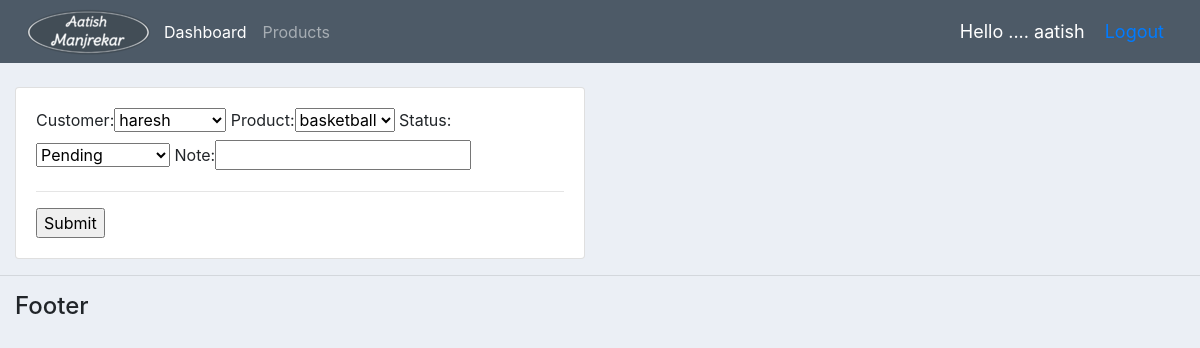
The page /update_order/1/ (signed in) on the database its author committed.
### accounts/models.py (models this page shows, shortened)
class Order(models.Model):
    STATUS = (
            ('Pending', 'Pending'),
            ('Out of delivery', 'Out of delivery'),
            ('Delivered', 'Delivered'),
            )
    customer= models.ForeignKey(Customer, null=True, on_delete=models.SET_NULL)
    product= models.ForeignKey(Product, null=True, on_delete=models.SET_NULL)
    date_created = models.DateTimeField(auto_now_add=True)
    status = models.CharField(max_length=200, null=True, choices=STATUS)
    note = models.CharField(max_length=1000, null=True)

### accounts/views.py (the view)
# urls.py: path('update_order/<str:pk>/', views.updateOrder, name='update_order'),
@login_required(login_url='login')
def updateOrder(request, pk):
    orders =Order.objects.get(id=pk)
    form = OrderForm(instance=orders)
    if request.method == 'POST':
        form = OrderForm(request.POST, instance=orders)
        if form.is_valid():
            form.save()
            return redirect('/')
    context = {'form': form}
    return render(request, 'accounts/update_form.html', context)

### accounts/forms.py
class OrderForm(ModelForm):
    class Meta:
        model = Order
        fields = '__all__'

### accounts/models.py (called while the page is built)
    def __str__(self):
        return self.name

    def __str__(self):
        return self.name

### accounts/templates/accounts/update_form.html (shortened to what this page needs)
{% extends 'accounts/main.html'%}
{% load static%}
{% block content %}
<br>
<div class="row">
    <div class="col-md-6">
        <div class="card card-body">
            <form action="" method="POST">
                    {{form}}
                    <hr>
                <input type="submit" name="Submit">
            </form>
        </div>
    </div>
</div>
{% endblock%}

### accounts/templates/accounts/navbar.html (shortened to what this page needs)
{% load static%}
<nav class="navbar navbar-expand-lg navbar-dark"  style="background-color: #4d5a67;">
  <img src="{% static '/imgs/mylogo.png'%}" />
  <div class="collapse navbar-collapse" id="navbarNav">
    <ul class="navbar-nav">
      <li class="nav-item active">
        <a class="nav-link" href="{% url 'home'%}">Dashboard</a>
      </li>
      <li class="nav-item">
        <a class="nav-link" href="{% url 'products'%}">Products</a>
      </li>
    </ul>
  </div>
  <span class="hello-msg"> Hello ....  {{request.user}}</span>
  <span class="hello-msg"><a href="{% url 'logout'%}">Logout</a></span>
</nav>

### static/css/main.css (style rules this page uses)
body { background-color: #ebeff5; }

### accounts/templates/accounts/navbar.html (style rules this page uses)
.hello-msg { font-size: 18px; color: #fff; margin-right: 20px; }

### rows shown on the page
Order: customer "haresh", product "basketball", status "Pending"

### other values the page prints
{{ request.user }} "aatish"
